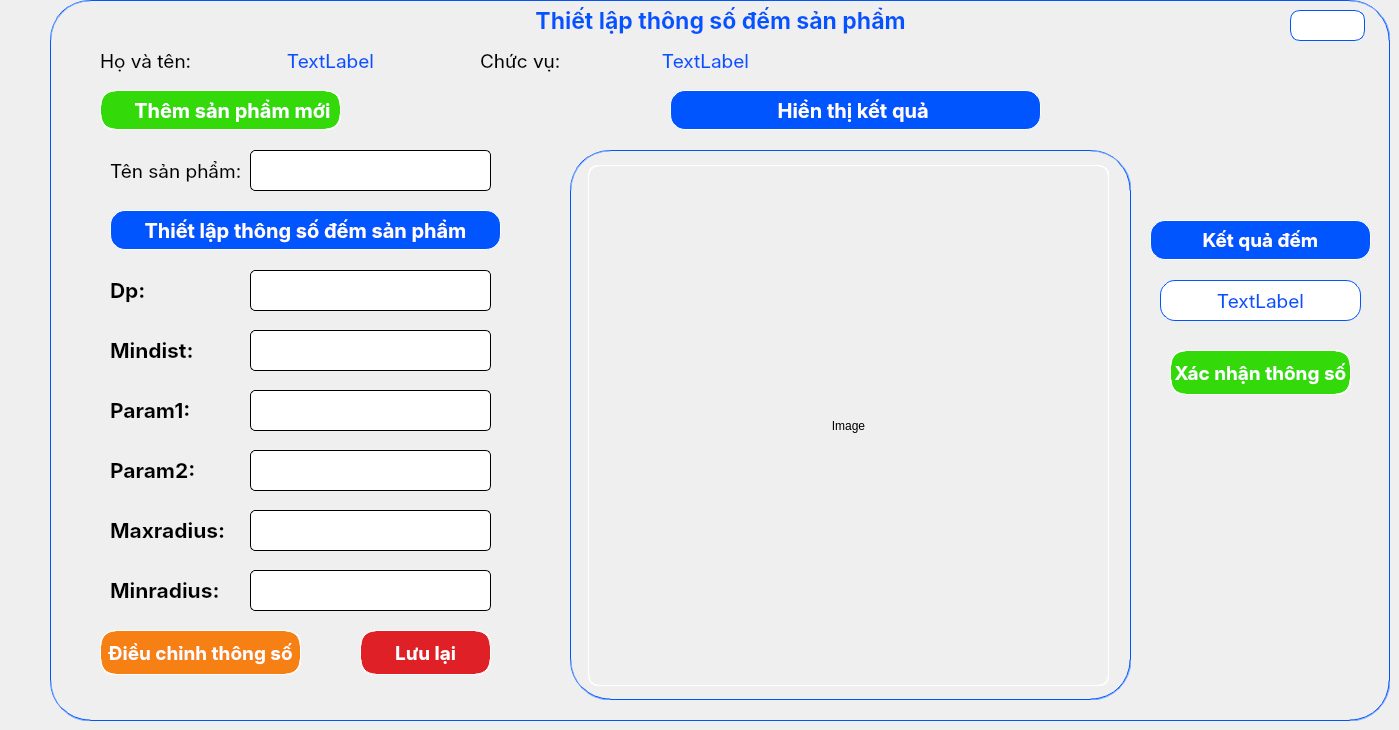
          <widget class="QWidget" name="pageCounter">
           <widget class="QGroupBox" name="groupBox_17">
            <property name="geometry">
             <rect>
              <x>50</x>
              <y>0</y>
              <width>1340</width>
              <height>721</height>
             </rect>
            </property>
            <property name="styleSheet">
             <string notr="true">border: 1px groove #0055FF;
opacity: 0.7;
border-radius: 40px;
</string>
            </property>
            <property name="title">
             <string/>
            </property>
            <widget class="QLabel" name="label_71">
             <property name="geometry">
              <rect>
               <x>50</x>
               <y>40</y>
               <width>151</width>
               <height>41</height>
              </rect>
             </property>
             <property name="font">
              <font>
               <family>Inter</family>
               <pointsize>14</pointsize>
              </font>
             </property>
             <property name="styleSheet">
              <string notr="true">color: black;
font-family: Inter, sans-serif;
border: None;
background-color: transparent;
</string>
             </property>
             <property name="text">
              <string>Họ và tên:</string>
             </property>
            </widget>
            <widget class="QLabel" name="lbFullNameConfig">
             <property name="geometry">
              <rect>
               <x>150</x>
               <y>40</y>
               <width>261</width>
               <height>41</height>
              </rect>
             </property>
             <property name="font">
              <font>
               <family>Inter</family>
               <pointsize>14</pointsize>
              </font>
             </property>
             <property name="styleSheet">
              <string notr="true">color: #0055FF;
font-family: Inter, sans-serif;
border: None;</string>
             </property>
             <property name="text">
              <string>TextLabel</string>
             </property>
             <property name="alignment">
              <set>Qt::AlignCenter</set>
             </property>
            </widget>
            <widget class="QLabel" name="label_77">
             <property name="geometry">
              <rect>
               <x>430</x>
               <y>40</y>
               <width>151</width>
               <height>41</height>
              </rect>
             </property>
             <property name="font">
              <font>
               <family>Inter</family>
               <pointsize>14</pointsize>
              </font>
             </property>
             <property name="styleSheet">
              <string notr="true">color: black;
font-family: Inter, sans-serif;
border: None;
background-color: transparent;
</string>
             </property>
             <property name="text">
              <string>Chức vụ:</string>
             </property>
            </widget>
            <widget class="QLabel" name="lbDutyConfig">
             <property name="geometry">
              <rect>
               <x>530</x>
               <y>40</y>
               <width>251</width>
               <height>41</height>
              </rect>
             </property>
             <property name="font">
              <font>
               <family>Inter</family>
               <pointsize>14</pointsize>
              </font>
             </property>
             <property name="styleSheet">
              <string notr="true">color: #0055FF;
font-family: Inter, sans-serif;
border: None;</string>
             </property>
             <property name="text">
              <string>TextLabel</string>
             </property>
             <property name="alignment">
              <set>Qt::AlignCenter</set>
             </property>
            </widget>
            <widget class="QPushButton" name="btnProductCreation">
             <property name="geometry">
              <rect>
               <x>50</x>
               <y>90</y>
               <width>241</width>
               <height>40</height>
              </rect>
             </property>
             <property name="font">
              <font>
               <family>Inter</family>
               <pointsize>15</pointsize>
               <bold>true</bold>
              </font>
             </property>
             <property name="styleSheet">
              <string notr="true">QPushButton#btnProductCreation{
	border-radius: 15px;
	border-color: white;
	background-color: #33D909;
	color: white;
	text-align: center;
	font-family: Inter, sans-serif;
    background-image: url(:/newPrefix/Photo/icons8-add-list-32.png);
   background-repeat: no-repeat;
	background-position: left;
	
}

QPushButton#btnProductCreation:hover {
    background-color: #FFA500;  /* Màu nền khi hover */
}

QPushButton#btnProductCreation:pressed {
    padding-left: 5px;
    padding-top: 5px;
}




</string>
             </property>
             <property name="text">
              <string>     Thêm sản phẩm mới</string>
             </property>
            </widget>
            <widget class="QLineEdit" name="leditProductName">
             <property name="geometry">
              <rect>
               <x>200</x>
               <y>150</y>
               <width>241</width>
               <height>41</height>
              </rect>
             </property>
             <property name="font">
              <font>
               <family>Inter</family>
               <pointsize>14</pointsize>
              </font>
             </property>
             <property name="styleSheet">
              <string notr="true">border: 1px solid black;
border-radius: 5px;
font-family: Inter, sans-serif;
color: black;

</string>
             </property>
            </widget>
            <widget class="QLabel" name="label_78">
             <property name="geometry">
              <rect>
               <x>60</x>
               <y>150</y>
               <width>151</width>
               <height>41</height>
              </rect>
             </property>
             <property name="font">
              <font>
               <family>Inter</family>
               <pointsize>14</pointsize>
              </font>
             </property>
             <property name="styleSheet">
              <string notr="true">color: black;
font-family: Inter, sans-serif;
border: None;
background-color: transparent;
</string>
             </property>
             <property name="text">
              <string>Tên sản phẩm:</string>
             </property>
            </widget>
            <widget class="QLabel" name="label_79">
             <property name="geometry">
              <rect>
               <x>60</x>
               <y>210</y>
               <width>391</width>
               <height>40</height>
              </rect>
             </property>
             <property name="font">
              <font>
               <family>Inter</family>
               <pointsize>15</pointsize>
               <bold>true</bold>
              </font>
             </property>
             <property name="styleSheet">
              <string notr="true">border-radius: 15px;
color: white;
opacity: 0.7;
font-family: Inter, sans-serif;
border: 1px solid #0055FF;
border-color: white;
background-color: #0055FF;</string>
             </property>
             <property name="text">
              <string>Thiết lập thông số đếm sản phẩm</string>
             </property>
             <property name="alignment">
              <set>Qt::AlignCenter</set>
             </property>
            </widget>
            <widget class="QLabel" name="label_63">
             <property name="geometry">
              <rect>
               <x>60</x>
               <y>510</y>
               <width>221</width>
               <height>40</height>
              </rect>
             </property>
             <property name="font">
              <font>
               <family>Inter</family>
               <pointsize>16</pointsize>
               <bold>true</bold>
              </font>
             </property>
             <property name="styleSheet">
              <string notr="true">border: None;
font-family: Inter, sans-serif;
background-color: transparent;
color: black;
</string>
             </property>
             <property name="text">
              <string>Maxradius:</string>
             </property>
             <property name="alignment">
              <set>Qt::AlignLeading|Qt::AlignLeft|Qt::AlignVCenter</set>
             </property>
            </widget>
            <widget class="QLabel" name="label_80">
             <property name="geometry">
              <rect>
               <x>60</x>
               <y>450</y>
               <width>221</width>
               <height>40</height>
              </rect>
             </property>
             <property name="font">
              <font>
               <family>Inter</family>
               <pointsize>16</pointsize>
               <bold>true</bold>
              </font>
             </property>
             <property name="styleSheet">
              <string notr="true">border: None;
font-family: Inter, sans-serif;
background-color: transparent;
color: black;
</string>
             </property>
             <property name="text">
              <string>Param2:</string>
             </property>
             <property name="alignment">
              <set>Qt::AlignLeading|Qt::AlignLeft|Qt::AlignVCenter</set>
             </property>
            </widget>
            <widget class="QLabel" name="label_81">
             <property name="geometry">
              <rect>
               <x>60</x>
               <y>270</y>
               <width>221</width>
               <height>40</height>
              </rect>
             </property>
             <property name="font">
              <font>
               <family>Inter</family>
               <pointsize>16</pointsize>
               <bold>true</bold>
              </font>
             </property>
             <property name="styleSheet">
              <string notr="true">border: None;
font-family: Inter, sans-serif;
background-color: transparent;
color: black;
</string>
             </property>
             <property name="text">
              <string>Dp:</string>
             </property>
             <property name="alignment">
              <set>Qt::AlignLeading|Qt::AlignLeft|Qt::AlignVCenter</set>
             </property>
            </widget>
            <widget class="QLabel" name="label_82">
             <property name="geometry">
              <rect>
               <x>60</x>
               <y>330</y>
               <width>221</width>
               <height>40</height>
              </rect>
             </property>
             <property name="font">
              <font>
               <family>Inter</family>
               <pointsize>16</pointsize>
               <bold>true</bold>
              </font>
             </property>
             <property name="styleSheet">
              <string notr="true">border: None;
font-family: Inter, sans-serif;
background-color: transparent;
color: black;
</string>
             </property>
             <property name="text">
              <string>Mindist:</string>
             </property>
             <property name="alignment">
              <set>Qt::AlignLeading|Qt::AlignLeft|Qt::AlignVCenter</set>
             </property>
            </widget>
            <widget class="QLabel" name="label_83">
             <property name="geometry">
              <rect>
               <x>60</x>
               <y>570</y>
               <width>221</width>
               <height>40</height>
              </rect>
             </property>
             <property name="font">
              <font>
               <family>Inter</family>
               <pointsize>16</pointsize>
               <bold>true</bold>
              </font>
             </property>
             <property name="styleSheet">
              <string notr="true">border: None;
font-family: Inter, sans-serif;
background-color: transparent;
color: black;
</string>
             </property>
             <property name="text">
              <string>Minradius:</string>
             </property>
             <property name="alignment">
              <set>Qt::AlignLeading|Qt::AlignLeft|Qt::AlignVCenter</set>
             </property>
            </widget>
            <widget class="QLabel" name="label_84">
             <property name="geometry">
              <rect>
               <x>60</x>
               <y>390</y>
               <width>221</width>
               <height>40</height>
              </rect>
             </property>
             <property name="font">
              <font>
               <family>Inter</family>
               <pointsize>16</pointsize>
               <bold>true</bold>
              </font>
             </property>
             <property name="styleSheet">
              <string notr="true">border: None;
font-family: Inter, sans-serif;
background-color: transparent;
color: black;
</string>
             </property>
             <property name="text">
              <string>Param1:</string>
             </property>
             <property name="alignment">
              <set>Qt::AlignLeading|Qt::AlignLeft|Qt::AlignVCenter</set>
             </property>
            </widget>
            <widget class="QLineEdit" name="leditProductName_2">
             <property name="geometry">
              <rect>
               <x>200</x>
               <y>270</y>
               <width>241</width>
               <height>41</height>
              </rect>
             </property>
             <property name="font">
              <font>
               <family>Inter</family>
               <pointsize>14</pointsize>
              </font>
             </property>
             <property name="styleSheet">
              <string notr="true">border: 1px solid black;
border-radius: 5px;
font-family: Inter, sans-serif;
color: black;

</string>
             </property>
             <property name="alignment">
              <set>Qt::AlignCenter</set>
             </property>
            </widget>
            <widget class="QLineEdit" name="leditProductName_3">
             <property name="geometry">
              <rect>
               <x>200</x>
               <y>330</y>
               <width>241</width>
               <height>41</height>
              </rect>
             </property>
             <property name="font">
              <font>
               <family>Inter</family>
               <pointsize>14</pointsize>
              </font>
             </property>
             <property name="styleSheet">
              <string notr="true">border: 1px solid black;
border-radius: 5px;
font-family: Inter, sans-serif;
color: black;

</string>
             </property>
             <property name="alignment">
              <set>Qt::AlignCenter</set>
             </property>
            </widget>
            <widget class="QLineEdit" name="leditProductName_4">
             <property name="geometry">
              <rect>
               <x>200</x>
               <y>390</y>
               <width>241</width>
               <height>41</height>
              </rect>
             </property>
             <property name="font">
              <font>
               <family>Inter</family>
               <pointsize>14</pointsize>
              </font>
             </property>
             <property name="styleSheet">
              <string notr="true">border: 1px solid black;
border-radius: 5px;
font-family: Inter, sans-serif;
color: black;

</string>
             </property>
             <property name="alignment">
              <set>Qt::AlignCenter</set>
             </property>
            </widget>
            <widget class="QLineEdit" name="leditProductName_5">
             <property name="geometry">
              <rect>
               <x>200</x>
               <y>450</y>
               <width>241</width>
               <height>41</height>
              </rect>
             </property>
             <property name="font">
              <font>
               <family>Inter</family>
               <pointsize>14</pointsize>
              </font>
             </property>
             <property name="styleSheet">
              <string notr="true">border: 1px solid black;
border-radius: 5px;
font-family: Inter, sans-serif;
color: black;

</string>
             </property>
             <property name="alignment">
              <set>Qt::AlignCenter</set>
             </property>
            </widget>
            <widget class="QLineEdit" name="leditProductName_6">
             <property name="geometry">
              <rect>
               <x>200</x>
               <y>510</y>
               <width>241</width>
               <height>41</height>
              </rect>
             </property>
             <property name="font">
              <font>
               <family>Inter</family>
               <pointsize>14</pointsize>
              </font>
             </property>
             <property name="styleSheet">
              <string notr="true">border: 1px solid black;
border-radius: 5px;
font-family: Inter, sans-serif;
color: black;

</string>
             </property>
             <property name="alignment">
              <set>Qt::AlignCenter</set>
             </property>
            </widget>
            <widget class="QLineEdit" name="leditProductName_7">
             <property name="geometry">
              <rect>
               <x>200</x>
               <y>570</y>
               <width>241</width>
               <height>41</height>
              </rect>
             </property>
             <property name="font">
              <font>
               <family>Inter</family>
               <pointsize>14</pointsize>
              </font>
             </property>
             <property name="styleSheet">
              <string notr="true">border: 1px solid black;
border-radius: 5px;
font-family: Inter, sans-serif;
color: black;

</string>
             </property>
             <property name="alignment">
              <set>Qt::AlignCenter</set>
             </property>
            </widget>
            <widget class="QPushButton" name="btnSaveConfig">
             <property name="geometry">
              <rect>
               <x>310</x>
               <y>630</y>
               <width>131</width>
               <height>45</height>
              </rect>
             </property>
             <property name="font">
              <font>
               <family>Inter</family>
               <pointsize>14</pointsize>
               <bold>true</bold>
              </font>
             </property>
             <property name="styleSheet">
              <string notr="true">QPushButton#btnSaveConfig{
	border-radius: 15px;
	border-color: white;
	background-color: #DF2026;
	color: white;
	text-align: center;
	font-family: Inter, sans-serif;
}

QPushButton#btnSaveConfig:hover {
    background-color: #FFA500;  /* Màu nền khi hover */
}

QPushButton#btnSaveConfig:pressed {
    padding-left: 5px;
    padding-top: 5px;
}




</string>
             </property>
             <property name="text">
              <string>Lưu lại</string>
             </property>
            </widget>
            <widget class="QPushButton" name="btnModifyConfig">
             <property name="geometry">
              <rect>
               <x>50</x>
               <y>630</y>
               <width>201</width>
               <height>45</height>
              </rect>
             </property>
             <property name="font">
              <font>
               <family>Inter</family>
               <pointsize>14</pointsize>
               <bold>true</bold>
              </font>
             </property>
             <property name="styleSheet">
              <string notr="true">QPushButton#btnModifyConfig{
	border-radius: 15px;
	border-color: white;
	background-color: #F68013;
	color: white;
	text-align: center;
	font-family: Inter, sans-serif;
}

QPushButton#btnModifyConfig:hover {
    background-color: #FFA500;  /* Màu nền khi hover */
}

QPushButton#btnModifyConfig:pressed {
    padding-left: 5px;
    padding-top: 5px;
}




</string>
             </property>
             <property name="text">
              <string>Điều chỉnh thông số</string>
             </property>
            </widget>
            <widget class="QGroupBox" name="groupBox_18">
             <property name="geometry">
              <rect>
               <x>520</x>
               <y>150</y>
               <width>561</width>
               <height>550</height>
              </rect>
             </property>
             <property name="title">
              <string/>
             </property>
             <widget class="QLabel" name="lbCounterImage">
              <property name="geometry">
               <rect>
                <x>18</x>
                <y>15</y>
                <width>521</width>
                <height>521</height>
               </rect>
              </property>
              <property name="styleSheet">
               <string notr="true">border-radius: 10px;
border-color: white;
background-color: transparent;</string>
              </property>
              <property name="text">
               <string>Image</string>
              </property>
              <property name="alignment">
               <set>Qt::AlignCenter</set>
              </property>
             </widget>
            </widget>
            <widget class="QLabel" name="label_85">
             <property name="geometry">
              <rect>
               <x>620</x>
               <y>90</y>
               <width>371</width>
               <height>40</height>
              </rect>
             </property>
             <property name="font">
              <font>
               <family>Inter</family>
               <pointsize>15</pointsize>
               <bold>true</bold>
              </font>
             </property>
             <property name="styleSheet">
              <string notr="true">border-radius: 15px;
color: white;
opacity: 0.7;
font-family: Inter, sans-serif;
border: 1px solid #0055FF;
border-color: white;
background-color: #0055FF;</string>
             </property>
             <property name="text">
              <string>Hiển thị kết quả </string>
             </property>
             <property name="alignment">
              <set>Qt::AlignCenter</set>
             </property>
            </widget>
            <widget class="QLabel" name="label_86">
             <property name="geometry">
              <rect>
               <x>1100</x>
               <y>220</y>
               <width>221</width>
               <height>40</height>
              </rect>
             </property>
             <property name="font">
              <font>
               <family>Inter</family>
               <pointsize>14</pointsize>
               <bold>true</bold>
              </font>
             </property>
             <property name="styleSheet">
              <string notr="true">border-radius: 15px;
color: white;
opacity: 0.7;
font-family: Inter, sans-serif;
border: 1px solid #0055FF;
border-color: white;
background-color: #0055FF;</string>
             </property>
             <property name="text">
              <string>Kết quả đếm</string>
             </property>
             <property name="alignment">
              <set>Qt::AlignCenter</set>
             </property>
            </widget>
            <widget class="QLabel" name="lbFullNameConfig_2">
             <property name="geometry">
              <rect>
               <x>1110</x>
               <y>280</y>
               <width>201</width>
               <height>41</height>
              </rect>
             </property>
             <property name="font">
              <font>
               <family>Inter</family>
               <pointsize>14</pointsize>
              </font>
             </property>
             <property name="styleSheet">
              <string notr="true">border-radius: 15px;
color: #0055FF;
background-color: white;
opacity: 0.7;
font-family: Inter, sans-serif;
border: 1px solid #0055FF;


</string>
             </property>
             <property name="text">
              <string>TextLabel</string>
             </property>
             <property name="alignment">
              <set>Qt::AlignCenter</set>
             </property>
            </widget>
            <widget class="QPushButton" name="btnParemeterConfirm">
             <property name="geometry">
              <rect>
               <x>1120</x>
               <y>350</y>
               <width>181</width>
               <height>45</height>
              </rect>
             </property>
             <property name="font">
              <font>
               <family>Inter</family>
               <pointsize>14</pointsize>
               <bold>true</bold>
              </font>
             </property>
             <property name="styleSheet">
              <string notr="true">QPushButton#btnParemeterConfirm{
	border-radius: 15px;
	border-color: white;
	background-color: #33D909;
	color: white;
	text-align: center;
	font-family: Inter, sans-serif;
}

QPushButton#btnParemeterConfirm:hover {
    background-color: #FFA500;  /* Màu nền khi hover */
}

QPushButton#btnParemeterConfirm:pressed {
    padding-left: 5px;
    padding-top: 5px;
}




</string>
             </property>
             <property name="text">
              <string>Xác nhận thông số</string>
             </property>
            </widget>
            <widget class="QLabel" name="label_62">
             <property name="geometry">
              <rect>
               <x>0</x>
               <y>0</y>
               <width>1341</width>
               <height>41</height>
              </rect>
             </property>
             <property name="font">
              <font>
               <family>Inter</family>
               <pointsize>17</pointsize>
               <bold>true</bold>
              </font>
             </property>
             <property name="styleSheet">
              <string notr="true">color: #0055FF;
opacity: 0.7;
background-color: transparent;
font-family: Inter, sans-serif;
border:None;</string>
             </property>
             <property name="text">
              <string>Thiết lập thông số đếm sản phẩm</string>
             </property>
             <property name="alignment">
              <set>Qt::AlignCenter</set>
             </property>
            </widget>
            <widget class="QPushButton" name="btnReturn1">
             <property name="geometry">
              <rect>
               <x>1240</x>
               <y>10</y>
               <width>75</width>
               <height>31</height>
              </rect>
             </property>
             <property name="styleSheet">
              <string notr="true">QPushButton#btnReturn1{
	background-color: white;
	border: 1px solid #0055FF;
	border-radius: 10px;
	image: url(:/newPrefix/Photo/icons8-return-64.png);
}

QPushButton#btnReturn1:hover {
    background-color: #DF2026;  /* Màu nền khi hover */
	border: None;

}

QPushButton#btnReturn1:pressed {
    padding-left: 5px;
    padding-top: 5px;
	border: None;

}




</string>
             </property>
             <property name="text">
              <string/>
             </property>
            </widget>
           </widget>
          </widget>
